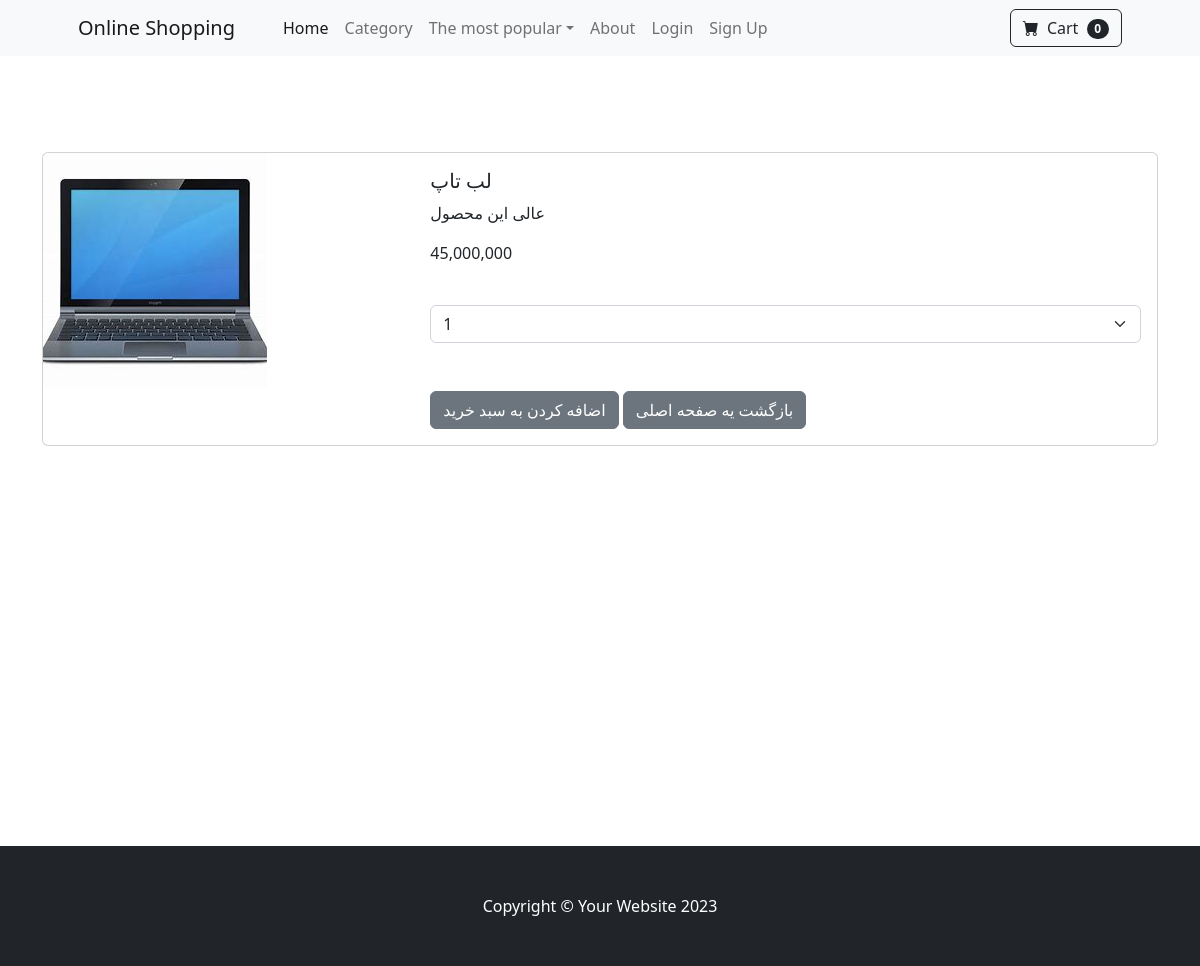
/product/5/, run on the app's committed database.
### shop/models.py (models this page shows, shortened)
class Product(models.Model):
    name = models.CharField(max_length=40)
    description = models.CharField(max_length=500, default='', blank=True, null=True)
    price = models.DecimalField(default = 0, decimal_places = 0, max_digits=12)
    category = models.ForeignKey(Category, on_delete=models.CASCADE, default=1)
    picture = models.ImageField(upload_to='upload/product/')
    star = models.IntegerField(default =0, validators = [MaxValueValidator(5), MinValueValidator(0)])
    is_sale = models.BooleanField(default=False)
    sale_price = models.DecimalField(default = 0, decimal_places = 0, max_digits=12)

### shop/views.py (the view)
# urls.py: path('product/<int:pk>/', product, name="product"),
def product(request, pk):
    product = Product.objects.get(id=pk)
    return render(request, 'product.html', {'product': product})

### cart/cart.py (called while the page is built)
    def __len__(self):
        return len(self.cart)

### cart/context_processors.py (called while the page is built)
def cart(request):
    return {'cart':Cart(request)}

### shop/templates/product.html (shortened to what this page needs)
{% extends "base.html" %}
{% block content %}
{% load humanize %}
<br><br><br><br>
<div class="container">
    <div class="card mb-3" style="">
        <div class="row g-0">
          <div class="col-md-4">
            <img src="{{product.picture.url}}" class="img-fluid rounded-start" alt="...">
          </div>
          <div class="col-md-8">
            <div class="card-body">
              <h5 class="card-title">{{product.name}}</h5>
              <p class="card-text">{{product.description}}</p>
              {% if product.is_sale %}
              <p class="card-text">{{product.sale_price | intcomma}} تومان</p>
              <strike>{{  product.price | intcomma}} تومان </strike><br>
              {% else %}
              <p class="card-text">{{product.price | intcomma}}</p>
              {% endif %}
              <br>
              <select class="form-select" aria-label="Default select example" id='cart-qty'>
                <option value="1">1</option>
              </select>
              <br><br>
              <button class='btn btn-secondary' type='button' value='{{ product.id }}' id='add-cart'>اضافه کردن به سبد خرید</button>
              <a href="{% url 'home' %}" class='btn btn-secondary'>بازگشت یه صفحه اصلی</a>
            </div>
          </div>
        </div>
      </div>
</div>
<br><br><br><br><br><br><br><br><br><br><br><br><br><br><br><br>
{% endblock  %}

### data on the page
Product: picture (picture), name "لب تاپ", description "عالی این محصول", price "45,000,000"

### other printed values
{{ cart|length }} "0"
